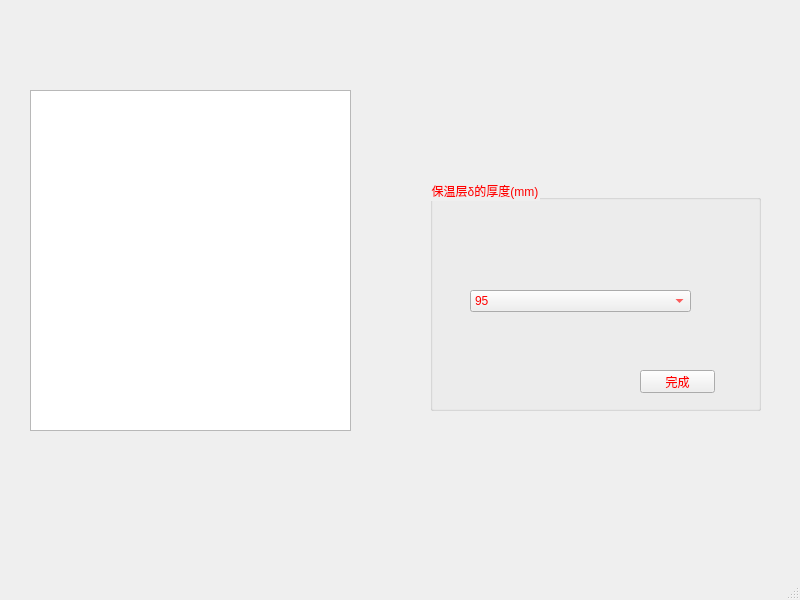
<?xml version="1.0" encoding="UTF-8"?>
<ui version="4.0">
 <class>MainWindow</class>
 <widget class="QMainWindow" name="MainWindow">
  <property name="geometry">
   <rect>
    <x>0</x>
    <y>0</y>
    <width>800</width>
    <height>600</height>
   </rect>
  </property>
  <property name="windowTitle">
   <string>MainWindow</string>
  </property>
  <widget class="QWidget" name="centralwidget">
   <widget class="QGroupBox" name="groupBox">
    <property name="geometry">
     <rect>
      <x>430</x>
      <y>180</y>
      <width>331</width>
      <height>231</height>
     </rect>
    </property>
    <property name="styleSheet">
     <string notr="true">color: rgb(255, 0, 0);
font: 8pt &quot;楷体&quot;;</string>
    </property>
    <property name="title">
     <string>保温层δ的厚度(mm)</string>
    </property>
    <widget class="QComboBox" name="comboBox">
     <property name="geometry">
      <rect>
       <x>40</x>
       <y>110</y>
       <width>221</width>
       <height>22</height>
      </rect>
     </property>
     <item>
      <property name="text">
       <string>95</string>
      </property>
     </item>
     <item>
      <property name="text">
       <string>70</string>
      </property>
     </item>
     <item>
      <property name="text">
       <string>55</string>
      </property>
     </item>
     <item>
      <property name="text">
       <string>40</string>
      </property>
     </item>
     <item>
      <property name="text">
       <string>30</string>
      </property>
     </item>
     <item>
      <property name="text">
       <string>25</string>
      </property>
     </item>
    </widget>
    <widget class="QPushButton" name="fff">
     <property name="geometry">
      <rect>
       <x>210</x>
       <y>190</y>
       <width>75</width>
       <height>23</height>
      </rect>
     </property>
     <property name="text">
      <string>完成</string>
     </property>
    </widget>
   </widget>
   <widget class="QGraphicsView" name="graphicsView">
    <property name="geometry">
     <rect>
      <x>30</x>
      <y>90</y>
      <width>321</width>
      <height>341</height>
     </rect>
    </property>
    <property name="styleSheet">
     <string notr="true">border-image: url(:/wuding1/5.png);</string>
    </property>
   </widget>
  </widget>
  <widget class="QMenuBar" name="menubar">
   <property name="geometry">
    <rect>
     <x>0</x>
     <y>0</y>
     <width>800</width>
     <height>22</height>
    </rect>
   </property>
  </widget>
  <widget class="QStatusBar" name="statusbar"/>
 </widget>
 <resources>
  <include location="../pic/wuding.qrc"/>
 </resources>
 <connections/>
</ui>
